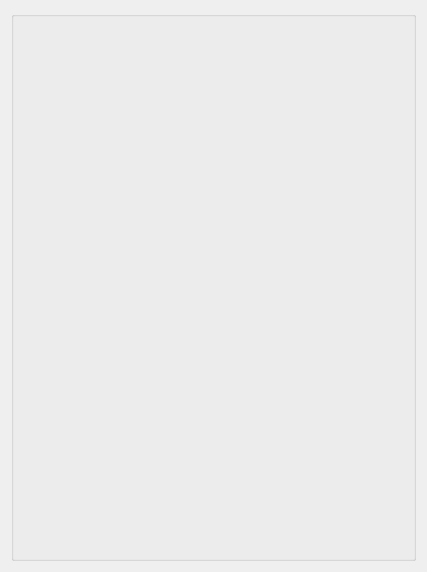
<?xml version="1.0" encoding="UTF-8"?>
<ui version="4.0">
 <class>AppletNetworkKeyWidget</class>
 <widget class="QWidget" name="AppletNetworkKeyWidget">
  <property name="geometry">
   <rect>
    <x>0</x>
    <y>0</y>
    <width>427</width>
    <height>572</height>
   </rect>
  </property>
  <property name="sizePolicy">
   <sizepolicy hsizetype="Expanding" vsizetype="Expanding">
    <horstretch>0</horstretch>
    <verstretch>0</verstretch>
   </sizepolicy>
  </property>
  <property name="windowTitle">
   <string>Applete Network Key</string>
  </property>
  <layout class="QVBoxLayout" name="verticalLayout_3">
   <item>
    <widget class="QGroupBox" name="DialogItemsGroupBox">
     <property name="sizePolicy">
      <sizepolicy hsizetype="Expanding" vsizetype="Expanding">
       <horstretch>0</horstretch>
       <verstretch>0</verstretch>
      </sizepolicy>
     </property>
     <property name="title">
      <string/>
     </property>
     <layout class="QVBoxLayout" name="verticalLayout">
      <item>
       <widget class="NetworkKeyWidget" name="m_NetworkKeyWidget" native="true">
        <property name="sizePolicy">
         <sizepolicy hsizetype="Expanding" vsizetype="Preferred">
          <horstretch>0</horstretch>
          <verstretch>0</verstretch>
         </sizepolicy>
        </property>
       </widget>
      </item>
      <item>
       <widget class="NetworkTestWidget" name="m_NetworkTestWidget" native="true">
        <property name="sizePolicy">
         <sizepolicy hsizetype="Expanding" vsizetype="Expanding">
          <horstretch>0</horstretch>
          <verstretch>0</verstretch>
         </sizepolicy>
        </property>
       </widget>
      </item>
     </layout>
    </widget>
   </item>
  </layout>
 </widget>
 <customwidgets>
  <customwidget>
   <class>NetworkKeyWidget</class>
   <extends>QWidget</extends>
   <header>NetworkKeyWidget.h</header>
   <container>1</container>
  </customwidget>
  <customwidget>
   <class>NetworkTestWidget</class>
   <extends>QWidget</extends>
   <header>NetworkTestWidget.h</header>
   <container>1</container>
  </customwidget>
 </customwidgets>
 <resources/>
 <connections/>
</ui>
